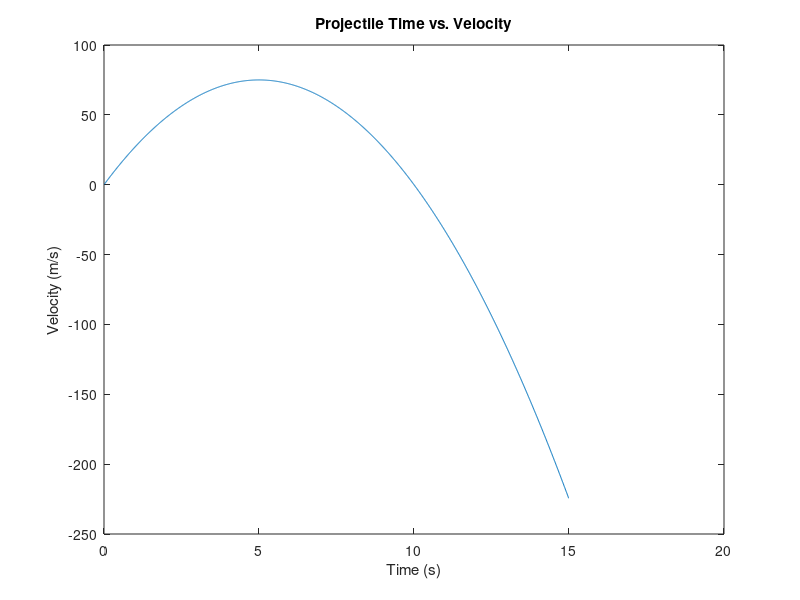

Recreate this plot in MATLAB.
%{ 
Jacob Leonard
ITP 168 - Fall 2015
jaleonar@usc.edu
Revision History
Date             Changes           Programmer 
-------------------------------------------------
11/13/2015        Original          Jacob Leonard
%}

%Lab 21

%velocity is -3.*t.^2 + 30.*t

t = [.01,.02];
y = -3*t.^2 + 30*t;
area = trapz(t,y);

while area > 0
    tEnd=t(length(t));
    t = [t,(tEnd+.01)];
    y = -3*t.^2 + 30*t;
    area = trapz(t,y);
end

if area <0 
    t = t(1:(length(t)-1));
    y = y(1:(length(y)-1));
end

plot(t,y)
xlabel('Time (s)');
ylabel('Velocity (m/s)');
title('Projectile Time vs. Velocity');

fprintf('Time before object reaches the ground: %.02f seconds',t(length(t)));





